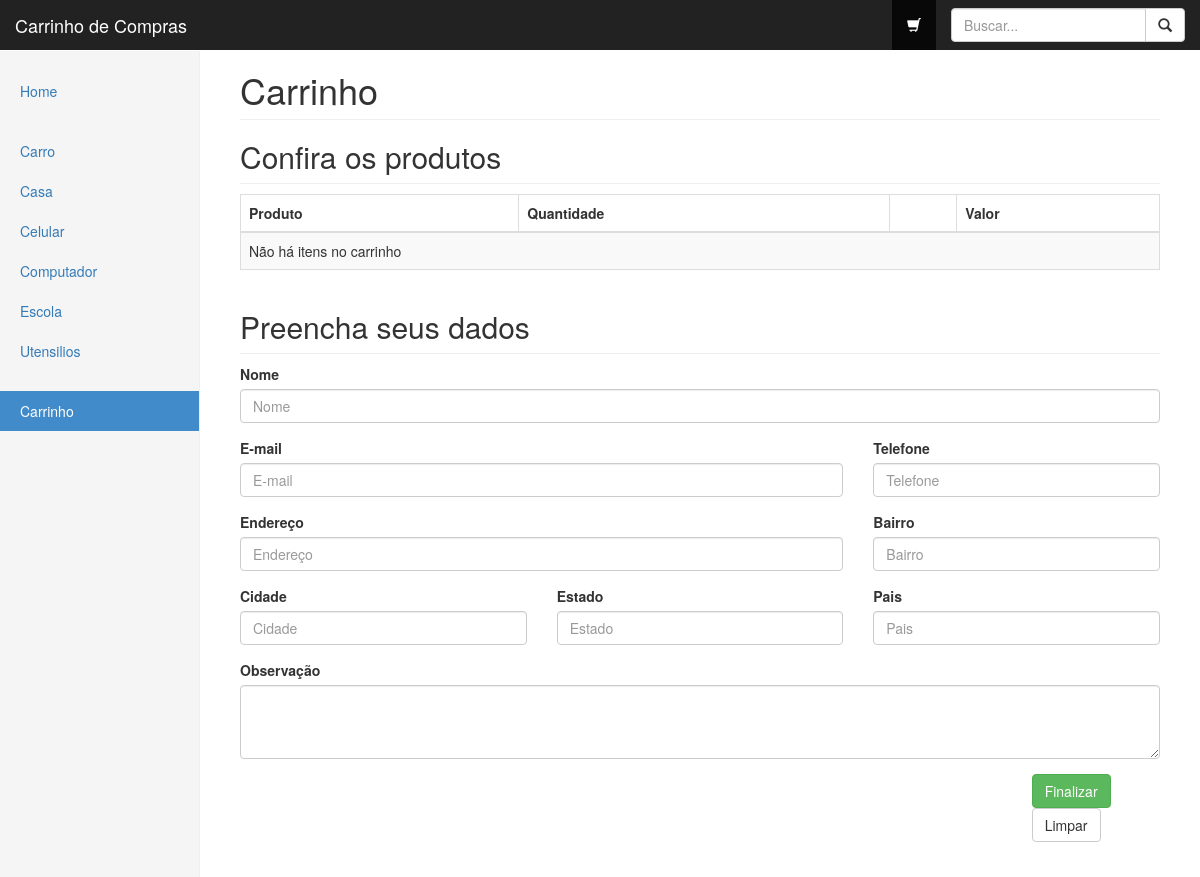
Page /carrinho.php on the committed database.
### tables this page shows
CREATE TABLE `categoria` (
  `id` int(11) NOT NULL AUTO_INCREMENT,
  `nome` varchar(100) NOT NULL,
  PRIMARY KEY (`id`)
);

### class/menuClass.php (called while the page is built)
<?php
class Menu {
    function queryMenu() {
        $query = "SELECT
                        id,
                        nome
                    FROM
                        categoria
                    ORDER BY
                        nome ASC;";
        return $query;
    }
}

### class/conexaoClass.php (called while the page is built, shortened)
<?php
class Conexao {
    var $host = "localhost";
    var $user = "root";
    var $senha = "";
    var $link;
    function conecta() {
        $this->link = @mysql_connect($this->host, $this->user, $this->senha);
    }
    function sql_query($query, $ins = false) {
        if (!$this->conecta()) {
            $dados['result'] = false;
            $dados['erro'] = 'Erro de retorno de dados.';
        }
        $this->query = $query;
        if ($this->resultado = mysql_query($this->query)) {
            $dados['result'] = $this->resultado;
            $dados['erro'] = false;
        } else {
            $dados['result'] = false;
            $dados['erro'] = 'Erro na consulta aos dados.';
        }
        return $dados;
    }
    function desconecta() {
        return mysql_close($this->link);
    }
}
?>

### carrinho.php (the view, shortened to what this page needs)
<?php
include('class/conexaoClass.php');
include('class/menuClass.php');
$conexaoObj = new Conexao();
$menuObj = new Menu();
$lista = '';
$query1 = $menuObj->queryMenu();
$executar1 = $conexaoObj->sql_query($query1);
?>
<!DOCTYPE html>
<html lang="en">
    <head>
        <link href="bootstrap/css/bootstrap.min.css" rel="stylesheet">
        <link href="custom/css/layout.css" rel="stylesheet">
    </head>
    <body>
        <nav class="navbar navbar-inverse navbar-fixed-top" role="navigation">
            <div class="container-fluid">
                <div class="navbar-header">
                    <a class="navbar-brand" href="index.php">Carrinho de Compras</a>
                </div>
                <div id="navbar" class="navbar-collapse collapse">
                    <form class="navbar-form navbar-right" role="form" name="busca" id="busca" method="post" action="resultado.php">
                        <div class="input-group">
                            <input type="text" class="form-control" name="busca" id="busca" placeholder="Buscar..."><span class="input-group-btn">
                                <button class="btn btn-default" type="submit"><span class=" glyphicon glyphicon-search" aria-hidden="true"></span>
                                </button>
                            </span>
                        </div>
                    </form>
                    <ul class="nav navbar-nav navbar-right">
                        <li class="active"><a href="carrinho.php" title="Carrinho"><span class="glyphicon glyphicon-shopping-cart" aria-hidden="true"></a></li>
                    </ul>
                </div>
            </div>
        </nav>
        <div class="container-fluid">
            <div class="row">
                <div class="col-sm-3 col-md-2 sidebar">
                    <ul class="nav nav-sidebar">
                        <li><a href="index.php">Home</a></li>
                    </ul>
                    <ul class="nav nav-sidebar">
                        <?php while ($resultado1 = mysql_fetch_assoc($executar1['result'])) { ?>
                            <li><a href="categoria.php?i=<?php echo $resultado1['id']; ?>"><?php echo $resultado1['nome']; ?></a></li>
                        <?php } ?>
                    </ul>
                    <ul class="nav nav-sidebar">
                        <li class="active"><a href="carrinho.php">Carrinho</a></li>
                    </ul>
                </div>
                <div class="col-sm-9 col-sm-offset-3 col-md-10 col-md-offset-2 main">
                    <form class="form" role="form" name="carrinho" id="carrinho" method="post" action="confirmar.php">
                        <h1 class="page-header">Carrinho</h1>
                        <h2 class="sub-header">Confira os produtos</h2>
                        <div class="row">
                            <div class="col-sm-12 col-md-12">
                                <table class="table table-striped table-bordered">
                                    <thead>
                                        <tr>
                                            <th>Produto</th>
                                            <th>Quantidade</th>
                                            <th colspan="2"></th>
                                            <th>Valor</th>
                                        </tr>
                                    </thead>
                                    <tbody>
                                        <?php
                                        $vTotal = 0;
                                        if (is_array($lista)) {
                                            foreach ($lista as $id => $campos) {
                                                $vLinha = $campos['qtd'] * $campos['preco'];
                                                $vTotal = $vTotal + $vLinha;
                                                ?>
                                                <tr>
                                                    <td><?php echo $campos['nome']; ?></td>
                                                    <td><input class="form-control" type="text" name="qtd<?php echo $id; ?>" id="qtd<?php echo $id; ?>" value="<?php echo $campos['qtd']; ?>" /></td>
                                                    <td><a href="#" valor="<?php echo $id; ?>" title="Atualizar" class="update"><span class="glyphicon glyphicon-refresh"></span></a></td>
                                                    <td><a href="carrinho.php?r=1&i=<?php echo $id; ?>" title="Excluir"><span class="glyphicon glyphicon-remove"></span></a></td>
                                                    <td>R$ <?php echo number_format($vLinha, 2, ",", "."); ?></td>
                                                </tr>
                                        <?php } ?>
                                        <tr>
                                            <td colspan="2"></td>
                                            <td colspan="2">Total</td>
                                            <td>R$ <?php echo number_format($vTotal, 2, ",", "."); ?></td>
                                        </tr>
                                        <?php } else { ?>
                                        <tr>
                                            <td colspan="5">Não há itens no carrinho</td>
                                        </tr>
                                        <?php } ?>
                                    </tbody>
                                </table>
                            </div>
                        </div>
                        <h2 class="sub-header">Preencha seus dados</h2>
                        <div class="row">
                            <div class="col-sm-12 col-md-12 form-group">
                                <label for="nome">Nome</label>
                                <input type="text" class="form-control" name="nome" id="nome" placeholder="Nome" required="required" />
                            </div>
                        </div>
                        <div class="row">
                            <div class="col-sm-12 col-md-8 form-group">
                                <label for="email">E-mail</label>
                                <input type="email" class="form-control" name="email" id="email" placeholder="E-mail" required="required" />
                            </div>
                            <div class="col-sm-12 col-md-4 form-group">
                                <label for="telefone">Telefone</label>
                                <input type="tel" class="form-control" name="telefone" id="telefone" placeholder="Telefone" required="required" />
                            </div>
                        </div>
                        <div class="row">
                            <div class="col-sm-12 col-md-8 form-group">
                                <label for="endereco">Endereço</label>
                                <input type="text" class="form-control" name="endereco" id="endereco" placeholder="Endereço" required="required" />
                            </div>
                            <div class="col-sm-12 col-md-4 form-group">
                                <label for="bairro">Bairro</label>
                                <input type="text" class="form-control" name="bairro" id="bairro" placeholder="Bairro" required="required" />
                            </div>
                        </div>
                        <div class="row">
                            <div class="col-sm-12 col-md-4 form-group">
                                <label for="cidade">Cidade</label>
                                <input type="text" class="form-control" name="cidade" id="cidade" placeholder="Cidade" required="required" />
                            </div>
                            <div class="col-sm-12 col-md-4 form-group">
                                <label for="estado">Estado</label>
                                <input type="text" class="form-control" name="estado" id="estado" placeholder="Estado" required="required" />
                            </div>
                            <div class="col-sm-12 col-md-4 form-group">
                                <label for="pais">Pais</label>
                                <input type="text" class="form-control" name="pais" id="pais" placeholder="Pais" required="required" />
                            </div>
                        </div>
                        <div class="row">
                            <div class="col-sm-12 col-md-12 form-group">
                                <label for="texto">Observação</label>
                                <textarea class="form-control" name="texto" id="texto" rows="3"></textarea>
                            </div>
                        </div>
                        <div class="row">
                            <div class="col-sm-12 col-md-2 col-md-offset-10 form-group">
                                <button type="submit" class="btn btn-success">Finalizar</button>
                                <button type="reset" class="btn btn-default">Limpar</button>
                            </div>
                        </div>
                    </form>
                </div>
            </div>
        </div>
</body>
</html>

### custom/css/layout.css (style rules this page uses)
body { padding-top: 50px; }
.sub-header { padding-bottom: 10px; border-bottom: 1px solid #eee; }
.navbar-fixed-top { border: 0; }
.sidebar { display: none; }
@media (min-width: 768px) { .sidebar { position: fixed; top: 51px; bottom: 0; left: 0; z-index: 1000; display: block; padding: 20px; overflow-x: hidden; overflow-y: auto; background-color: #f5f5f5; border-right: 1px solid #eee; } }
.nav-sidebar { margin-right: -21px; margin-bottom: 20px; margin-left: -20px; }
.nav-sidebar > li > a { padding-right: 20px; padding-left: 20px; }
.nav-sidebar > .active > a, .nav-sidebar > .active > a:hover, .nav-sidebar > .active > a:focus { color: #fff; background-color: #428bca; }
.main { padding: 20px; }
@media (min-width: 768px) { .main { padding-right: 40px; padding-left: 40px; } }
.main .page-header { margin-top: 0; }

### rows in the picture
categoria: nome "Carro"
categoria: nome "Casa"
categoria: nome "Celular"
categoria: nome "Computador"
categoria: nome "Escola"
categoria: nome "Utensilios"
